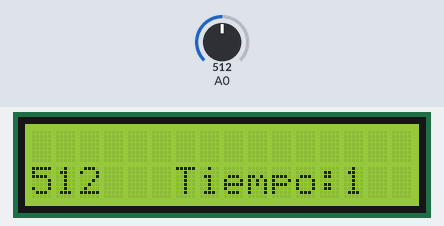
This sketch was run on a simulated Arduino Uno, built with avr-gcc and run on an emulated ATmega328P. On the bench: 16×2 character LCD. The inputs (shaded band) are chosen by the test bench; at power-on: A0 = 512. The board resets itself during the run and starts again; EEPROM starts erased.

Above: at 2.3 s.
2.4 s: A0 set to 716
At 3.9 s:
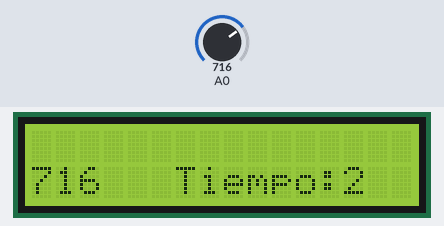
4.6 s: A0 set to 900
At 6.4 s:
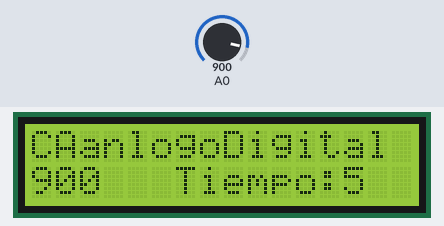
7.6 s: A0 set to 1023
At 9.9 s:
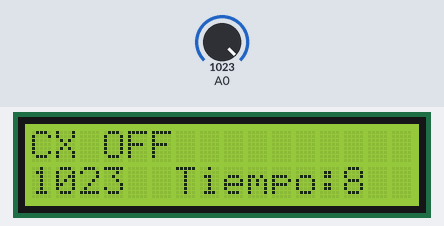
Timing chart, 0 to 11.4 s (numbered marks = the images above; inputs shaded):
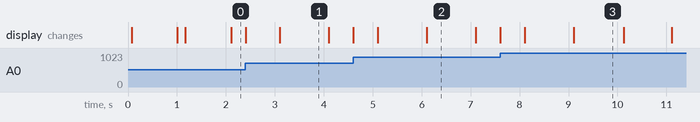

Measured:
- what the display in image 1 shows lasts 1.0 s, from 3.1 s to 4.1 s

The sketch:

AlmeidaAxel_AvrPower.ino
```cpp
/*
 *                                              UNIVERSIDAD TECNICA DEL NORTE
 *                                                       FICA CIERCOM
 *                                      Nombre: Axel Almeida         Fecha: 04/02/2020
 * Realizar un programa que cada 5 segundos el sistema desactiva el conversor análogo digital,
 * cada 8 segundos la comunicación serial y cada 12 segundos un desactivación total. Esta
 * información debe verse en una LCD.
*/

#include <LowPower.h>
#include <avr/wdt.h>
#include<avr/sleep.h>
#include <avr/power.h>
#include <EEPROM.h>
#include <MsTimer2.h>
#include <TimerOne.h>

#include <LiquidCrystal.h>
LiquidCrystal lcd(13, 12, 11, 10, 9, 8);
int number = EEPROM.read(0);
int LcdA = 7;
int cont = 0;
int dato;


void setup() {
  Timer1.initialize(1000000);
  Timer1.attachInterrupt(conteo);
  power_all_enable();
  lcd.begin(16, 2);
  number = 0;
}

void loop() {
  Serial.println(number);
  desactivado();
  lcd.setCursor(6, 1);
  lcd.print("Tiempo:" + String(cont));
  dato = analogRead(0);
  lcd.setCursor(0, 1);
  lcd.print(dato);
}
void conteo() {
  cont++;
}

void desactivado() {
  if (cont == 5) {                    // Conversor analogo digital desactivo durante 5s
    number = number + 1;
    lcd.setCursor(0, 0);
    lcd.print("CAanlogoDigital OFF");
    power_adc_disable();

  }
  if (cont == 8) {                    // Comunicacion Serial desactivada
    lcd.setCursor(0, 0);
    lcd.print("                     ");
    lcd.setCursor(0, 0);
    lcd.print("CX OFF");
    power_spi_disable();
  }
  if (cont == 12) {                     //Sistemas desactivado en 12s
    lcd.setCursor(0, 0);
    lcd.print("                    ");
    lcd.setCursor(0, 0);
    lcd.print("Sistema OFF");
    power_all_disable();
  }
  if (EEPROM.read(0) > 12) {        // Se guarda la informacion en la memoria eeprom para que recuerde que cada 12s debe apagar todo el sistema
    number = 0;
    power_all_enable();
    EEPROM.write(0, number);
    lcd.clear();
    lcd.setCursor(0, 0);
    lcd.print("REINICIO");
    lcd.setCursor(0, 1);
    lcd.print("DEL SISTEMA");
    digitalWrite(LcdA, HIGH);
    delay(10);
    wdt_enable(WDTO_1S);

  }
}
```
